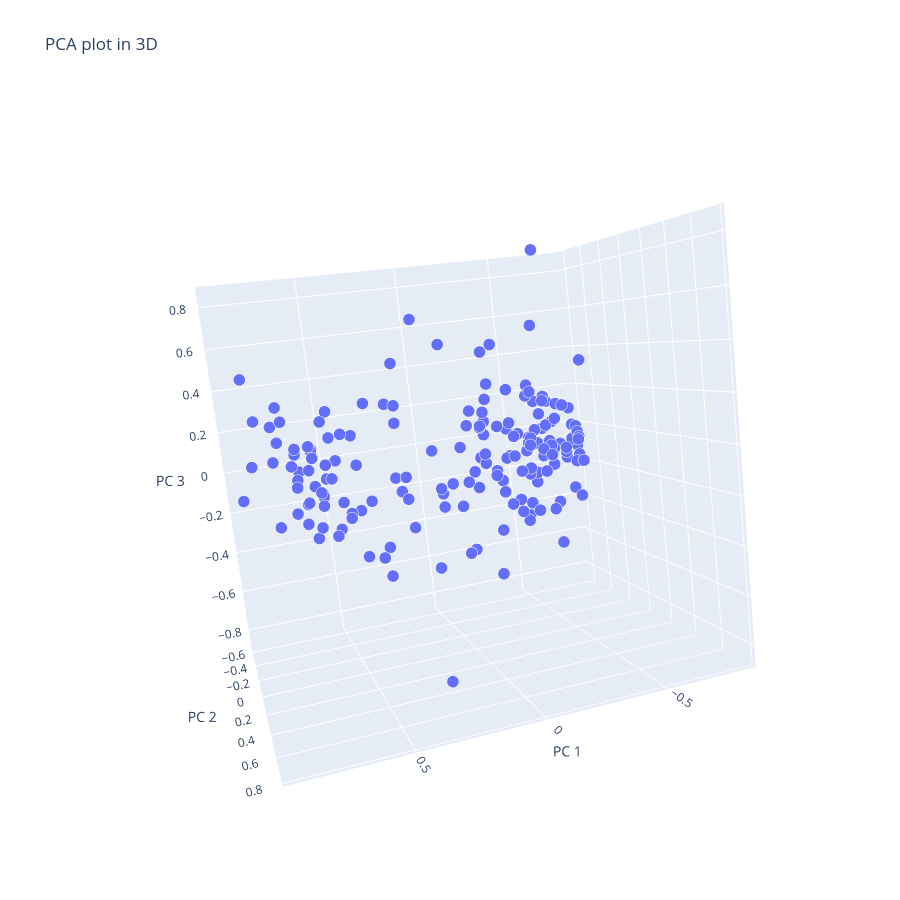

Here is the notebook cell this chart was saved with:
### Code cell
PCAplot3D(X)

### Figure 1 — Plotly figure (JSON) as saved in the notebook; plotly's stock layout.template omitted (floating-point values rounded to 4 significant figures; data arrays with more than 128 entries replaced by an {"elided": "..."} marker saying what was removed)
{"data": [{"hovertemplate": "PC 1=%{x}<br>PC 2=%{y}<br>PC 3=%{z}<br>size=%{marker.size}<extra></extra>", "legendgroup": "", "marker": {"color": "#636efa", "opacity": 1, "size": {"elided": "178 float values"}, "sizemode": "area", "sizeref": 0.00025, "symbol": "circle"}, "mode": "markers", "name": "", "scene": "scene", "showlegend": false, "type": "scatter3d", "x": {"elided": "178 float values"}, "y": {"elided": "178 float values"}, "z": {"elided": "178 float values"}}], "layout": {"height": 900, "legend": {"itemsizing": "constant", "tracegroupgap": 0}, "scene": {"aspectmode": "auto", "aspectratio": {"x": 1.087, "y": 0.8832, "z": 1.042}, "camera": {"center": {"x": 0, "y": 0, "z": 0}, "eye": {"x": 0.5924, "y": 2.094, "z": 0.321}, "projection": {"type": "perspective"}, "up": {"x": -0.1531, "y": -0.1073, "z": 0.9824}}, "domain": {"x": [0, 1], "y": [0, 1]}, "xaxis": {"title": {"text": "PC 1"}, "type": "linear"}, "yaxis": {"title": {"text": "PC 2"}, "type": "linear"}, "zaxis": {"title": {"text": "PC 3"}, "type": "linear"}}, "title": {"text": "PCA plot in 3D"}, "width": 900}}
